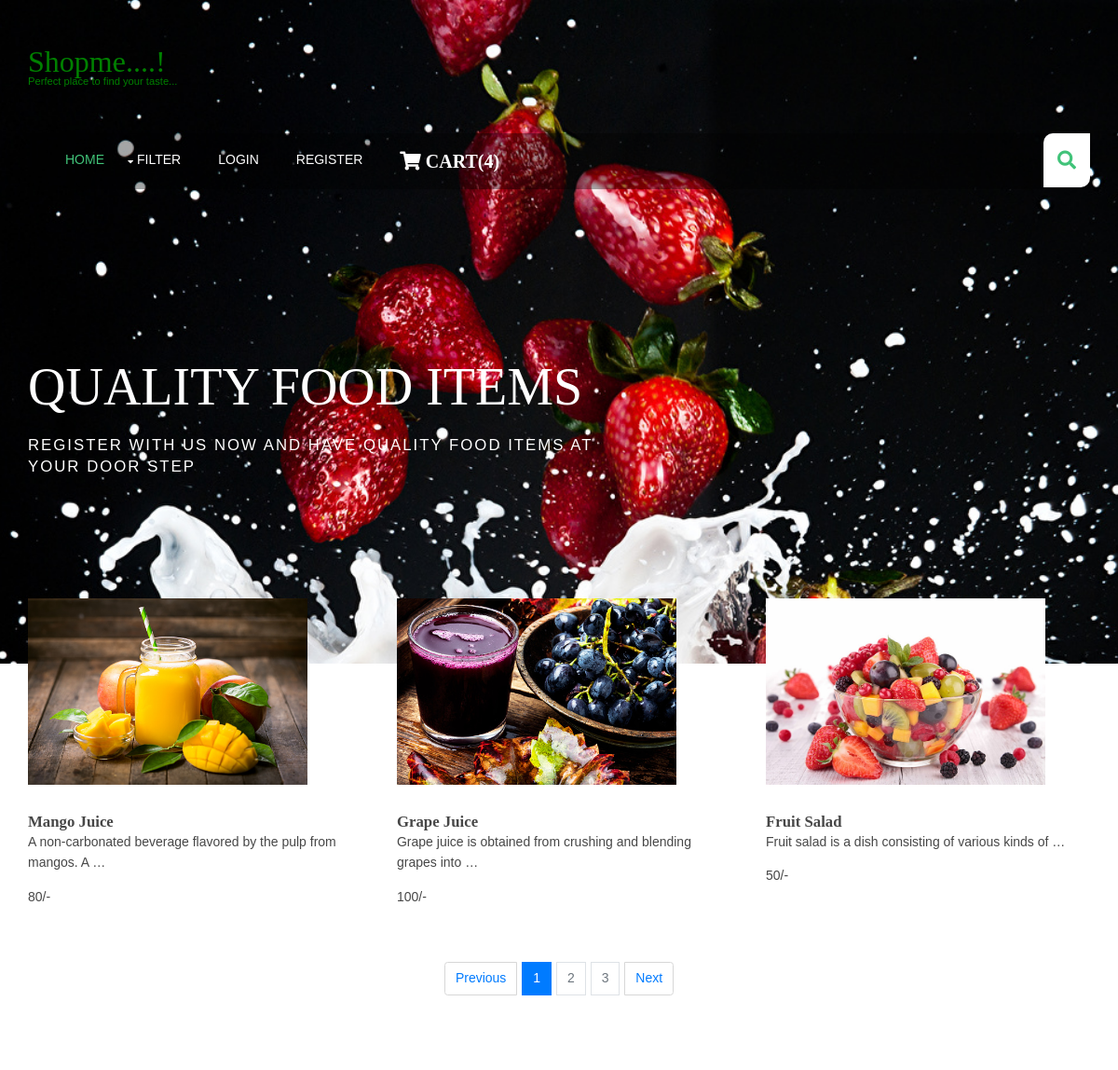
The page /fruit-recipes/ on the database its author committed.
### shop/models.py (models this page shows, shortened)
class Prod(models.Model):
    name = models.CharField(max_length=250, unique=True)
    slug = models.SlugField(max_length=250, unique=True)
    img = models.ImageField(upload_to='products')
    des = models.TextField()
    stock = models.IntegerField()
    available = models.BooleanField()
    price = models.IntegerField()
    category = models.ForeignKey(Category, on_delete=models.CASCADE)
    def get__url(self):
        return reverse('details', args=[self.category.slug, self.slug])

### shop/views.py (the view)
# urls.py: path('<slug:c_slug>/', views.filtering, name='prod_cat'),
def filtering(request, c_slug):
    c_page = None
    prodt = None
    global cat, pro
    if c_slug is not None:
        c_page = get_object_or_404(Category, slug=c_slug)
        prodt = Prod.objects.filter(category=c_page, available=True)
    else:
        prodt = Prod.objects.all().filter(available=True)
        cat = Category.objects.all()
    return render(request, 'filter.html', {'pr': prodt, 'ct': cat})

### cart/context_processor.py (called while the page is built)
def count(request):
    item_count = 0
    if 'admin' in request.path:
        return {}
    else:
        try:
            ct = Cartlist.objects.filter(cart_id=c_id(request))
            cti = Items.objects.all().filter(cart=ct[:1])
            for c in cti:
                item_count += c.quantity
        except Cartlist.DoesNotExist:
            item_count = 0
        return dict(itc=item_count)

### cart/views.py (called while the page is built)
def c_id(request):
    ct_id = request.session.session_key
    if not ct_id:
        ct_id = request.session.create()
        return ct_id

### shop/models.py (called while the page is built)
    def get_url(self):
        return reverse('prod_cat', args=[self.slug])

### templates/filter.html (shortened to what this page needs)
{% extends 'base.html' %}
{% load static %}
{% block content %}
<html lang="">
<body id="top">
  <div id="pageintro" class="hoc clear">
    <article>
      <h3 class="heading">QUALITY FOOD ITEMS</h3>
      <p>Register with us now and have quality food items at your door step</p>
    </article>
  </div>
  <div class="wrapper row3">
  <main class="hoc container clear">
    <section id="introblocks">
      <ul class="nospace group">
        {% for i in pr %}
        <li class="one_third">
          <figure><a class="imgover" href={{i.get__url}}><img src="{{i.img.url}}" alt="" style="height:200px; width:300px"></a>
            <figcaption>
              <h6 class="heading">{{i.name}}</h6>
              <p>{{i.des|truncatewords:10}}</p>
              <p>{{i.price}}/-</p>
            </figcaption>
          </figure>
        </li>
       {% endfor %}
      </ul>
    </section>
<br>
    <br>
    <nav aria-label="...">
  <ul class="pagination">
    <li class="page-item">
      <a class="page-link" href="/" tabindex="-1">Previous</a>
    </li>
    <li class="page-item active"><a class="page-link" href="#">1</a></li>
    <li class="page-item disabled">
      <a class="page-link" href="#">2 <span class="sr-only">(current)</span></a>
    </li>
    <li class="page-item disabled"><a class="page-link" href="#">3</a></li>
    <li class="page-item">
      <a class="page-link" href="/">Next</a>
    </li>
  </ul>
</nav>
  </main>
 </div>
</body>
</html>
{% endblock %}

### static/hm/layout/styles/layout.css (style rules this page uses)
#pageintro { padding:180px 0; }
#pageintro article { display:block; max-width:55%; }
#pageintro .heading { margin-bottom:20px; font-size:4rem; }
#pageintro p:first-of-type { margin:0 0 20px 0; text-transform:uppercase; font-size:1.6rem; letter-spacing:2px; }
#pageintro p:last-of-type { font-size:1.2rem; }
.container { padding:80px 0; }
#introblocks { display:block; position:relative; margin:-150px 0 0 0; z-index:1; }
#introblocks > ul > li { margin-bottom:50px; }
#introblocks > ul > li:nth-last-child(-n+3) { margin-bottom:0; }
#introblocks > ul > li:nth-child(3n+1) { margin-left:0; clear:left; }
#introblocks figure figcaption { display:block; padding:30px 0 0 0; }
#introblocks figure figcaption .heading { font-size:1.2rem; font-weight:700; margin-bottom:0; }
*, *::before, *::after { transition:all .3s ease-in-out; }
nav ul, nav ol { margin:0; padding:0; list-style:none; }
.pagination { display:block; width:100%; text-align:center; clear:both; }
.pagination li { display:inline-block; margin:0 2px 0 0; }
.pagination li:last-child { margin-right:0; }
.pagination a, .pagination strong { display:block; padding:8px 11px; border:1px solid; background-clip:padding-box; font-weight:normal; }
body { color:#474747; background-color:#FFFFFF; }
a { color:#41C379; }
.imgover, .imgover:hover::after { color:#41C379; }
.row3 { color:#474747; background-color:#FFFFFF; }
#pageintro { color:#FFFFFF; }
.pagination a, .pagination strong { border-color:#D7D7D7; }
@media screen and (min-width:1140px) { .hoc { max-width:1140px; } }

### static/hm/layout/styles/framework.css (style rules this page uses)
html { overflow-y:scroll; overflow-x:hidden; }
html, body { margin:0; padding:0; font-size:14px; line-height:1.6em; }
*, *::before, *::after { box-sizing:border-box; }
.nospace { margin:0; padding:0; list-style:none; }
.clear, .group { display:block; }
.clear::before, .clear::after, .group::before, .group::after { display:table; content:""; }
.clear, .clear::after, .group, .group::after { clear:both; }
a { outline:none; text-decoration:none; }
img { width:auto; max-width:100%; height:auto; margin:0; padding:0; border:none; line-height:normal; vertical-align:middle; }
.imgover { display:inline-block; position:relative; max-width:100%; }
.imgover::before, .imgover::after { display:block; position:absolute; content:""; text-align:center; opacity:0; }
.imgover::before { top:0; right:0; bottom:0; left:0; }
.imgover::after { top:50%; left:50%; width:50px; height:50px; line-height:50px; margin:-25px 0 0 -25px; font-family:"Font Awesome 5 Free"; font-weight:900; content:"\f06e"; font-size:28px; }
body, input, textarea, select { font-family:Verdana, Geneva, sans-serif; }
h1, h2, h3, h4, h5, h6, .heading { font-family:Georgia, "Times New Roman", Times, serif; }
::placeholder { opacity:1; }
h1, h2, h3, h4, h5, h6, .heading { margin:0 0 20px 0; font-size:22px; line-height:normal; font-weight:normal; text-transform:capitalize; }
.wrapper { display:block; position:relative; width:100%; margin:0; padding:0; text-align:left; word-wrap:break-word; }
.hoc { display:block; margin:0 auto; }
address, article, aside, figcaption, figure, footer, header, main, nav, section { display:block; margin:0; padding:0; }
.one_half, .one_third, .two_third, .one_quarter, .two_quarter, .three_quarter { display:inline-block; float:left; margin:0 0 0 4.21052%; list-style:none; }
.one_third { width:30.52631%; }

### rows shown on the page
Prod: img (picture), name "Mango Juice", des "A non-carbonated beverage flavored by the pulp from mangos. A …", price "80"
Prod: img (picture), name "Grape Juice", des "Grape juice is obtained from crushing and blending grapes into …", price "100"
Prod: img (picture), name "Fruit Salad", des "Fruit salad is a dish consisting of various kinds of …", price "50"

### other values the page prints
{{ itc }} "4"
